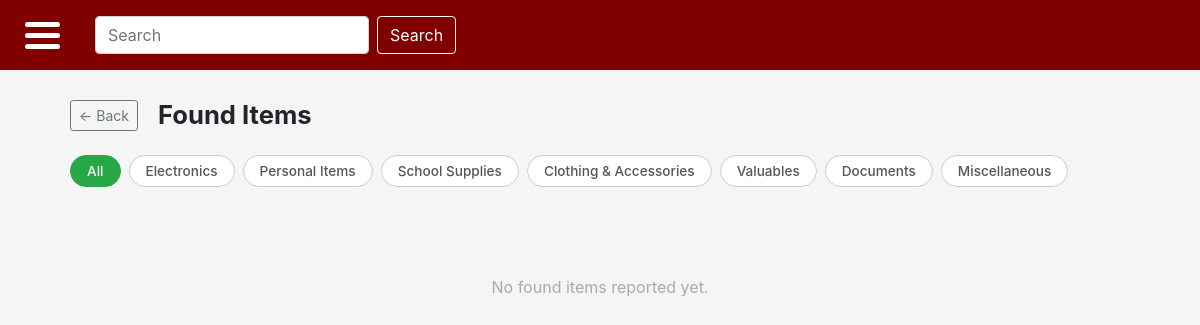
Before: /found_items.php (signed in) with the older database file.
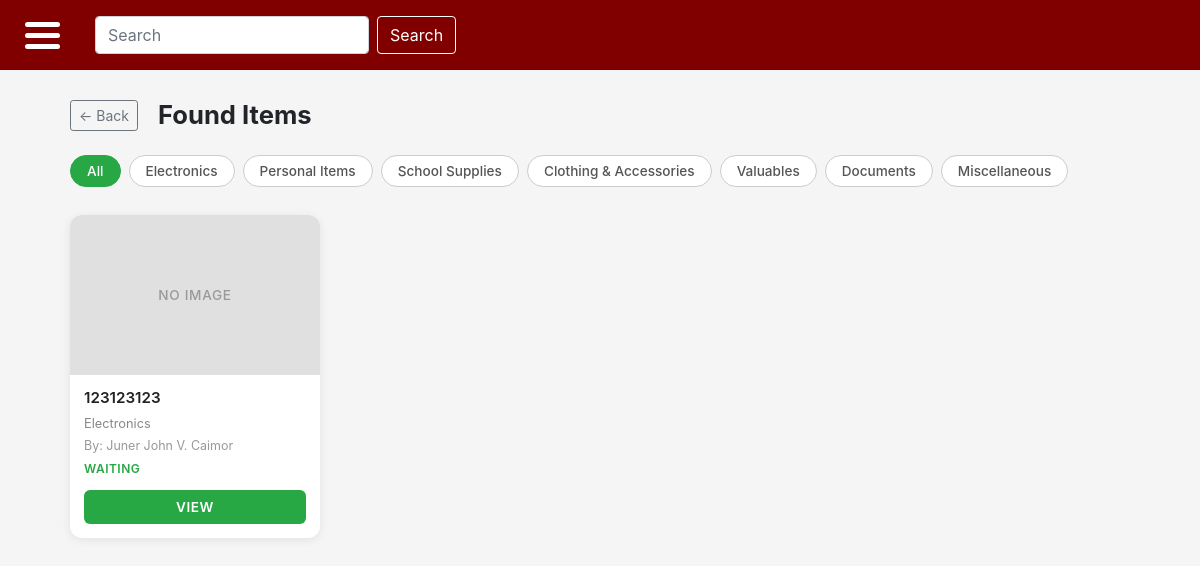
After: the same page with the newer database file.
### tables this page shows
CREATE TABLE `category` (
  `category_id` int(11) NOT NULL,
  `categoryName` varchar(100) NOT NULL
);

CREATE TABLE `posts` (
  `post_id` int(11) NOT NULL,
  `user_id` int(11) DEFAULT NULL,
  `location_id` int(11) DEFAULT NULL,
  `specific_location` varchar(255) DEFAULT NULL,
  `category_id` int(11) DEFAULT NULL,
  `dropOff_id` int(11) DEFAULT NULL,
  `type` varchar(255) DEFAULT NULL,
  `itemName` varchar(255) DEFAULT NULL,
  `publicDescription` varchar(255) DEFAULT NULL,
  `privateDetails` varchar(255) DEFAULT NULL,
  `currentStatus` varchar(20) DEFAULT 'PENDING',
  `dateReported` datetime DEFAULT current_timestamp(),
  `expirationDate` datetime DEFAULT NULL
);

CREATE TABLE `users` (
  `user_id` int(11) NOT NULL,
  `full_name` varchar(255) DEFAULT NULL,
  `institutionalEmail` varchar(255) DEFAULT NULL,
  `password` varchar(255) NOT NULL,
  `is_admin` tinyint(1) DEFAULT 0
);

### found_items.php (the view, shortened to what this page needs)
<?php
require_once 'connect.php';
$categories = $connection->query("SELECT category_id, categoryName FROM category");
$cats = [];
while ($row = $categories->fetch_assoc()) {
    $cats[] = $row;
}
$selected_cat = isset($_GET['category_id']) ? (int)$_GET['category_id'] : 0;
if ($selected_cat > 0) {
    $stmt = $connection->prepare(
        "SELECT p.post_id, p.itemName, p.publicDescription, p.currentStatus, p.dateReported,
            c.categoryName, u.full_name
         FROM posts p
         JOIN category c ON p.category_id = c.category_id
         JOIN users u ON p.user_id = u.user_id
         WHERE p.type = 'FOUND' AND p.category_id = ?
         ORDER BY p.dateReported DESC"
    );
    $stmt->bind_param("i", $selected_cat);
    $stmt->execute();
    $posts = $stmt->get_result();
} else {
    $posts = $connection->query(
        "SELECT p.post_id, p.itemName, p.publicDescription, p.currentStatus, p.dateReported,
            c.categoryName, u.full_name
         FROM posts p
         JOIN category c ON p.category_id = c.category_id
         JOIN users u ON p.user_id = u.user_id
         WHERE p.type = 'FOUND'
         ORDER BY p.dateReported DESC"
    );
}
?>
<?php require_once 'header_footer/main-header.php'; ?>
<div class="page-wrapper">
    <div class="page-header" style="gap: 12px; align-items: center; display: flex; margin-bottom: 24px;">
    <a href="dashboard.php" class="btn btn-outline-secondary btn-sm" style="margin-right: 8px;">← Back</a>
    <h2 style="margin: 0;">Found Items</h2>
    </div>
    <div class="category-filter">
        <a href="found_items.php" class="cat-btn <?= $selected_cat === 0 ? 'active' : '' ?>">All</a>
        <?php foreach ($cats as $cat): ?>
            <a href="found_items.php?category_id=<?= $cat['category_id'] ?>"
               class="cat-btn <?= $selected_cat === (int)$cat['category_id'] ? 'active' : '' ?>">
                <?= htmlspecialchars($cat['categoryName']) ?>
            </a>
        <?php endforeach; ?>
    </div>
    <?php if ($posts->num_rows === 0): ?>
        <div class="empty-state">No found items reported yet.</div>
    <?php else: ?>
        <div class="card-grid">
            <?php while ($post = $posts->fetch_assoc()): ?>
                <div class="item-card">
                    <div class="item-card-image">NO IMAGE</div>
                    <div class="item-card-body">
                        <div class="item-card-name">
                            <?= htmlspecialchars($post['itemName'] ?? 'No item name') ?>
                        </div>
                        <div class="item-card-meta" style="color:#888; font-size:0.8rem;"><?= htmlspecialchars($post['categoryName']) ?></div>
                        <div class="item-card-meta">By: <?= htmlspecialchars($post['full_name'] ?? 'Unknown') ?></div>
                        <div class="item-card-status"><?= htmlspecialchars($post['currentStatus']) ?></div>
                    </div>
                    <div class="item-card-footer">
                        <a href="view_post.php?post_id=<?= $post['post_id'] ?>" class="btn-view">VIEW</a>
                    </div>
                </div>
            <?php endwhile; ?>
        </div>
    <?php endif; ?>
</div>
<?php require_once 'header_footer/footer.php'; ?>

Changed rows visible on the page:
added posts: itemName "123123123", category.categoryName "Electronics", user.full_name "Juner John V. Caimor", currentStatus "WAITING"
Other visible differences:
text no longer shown: "No found items reported yet."
